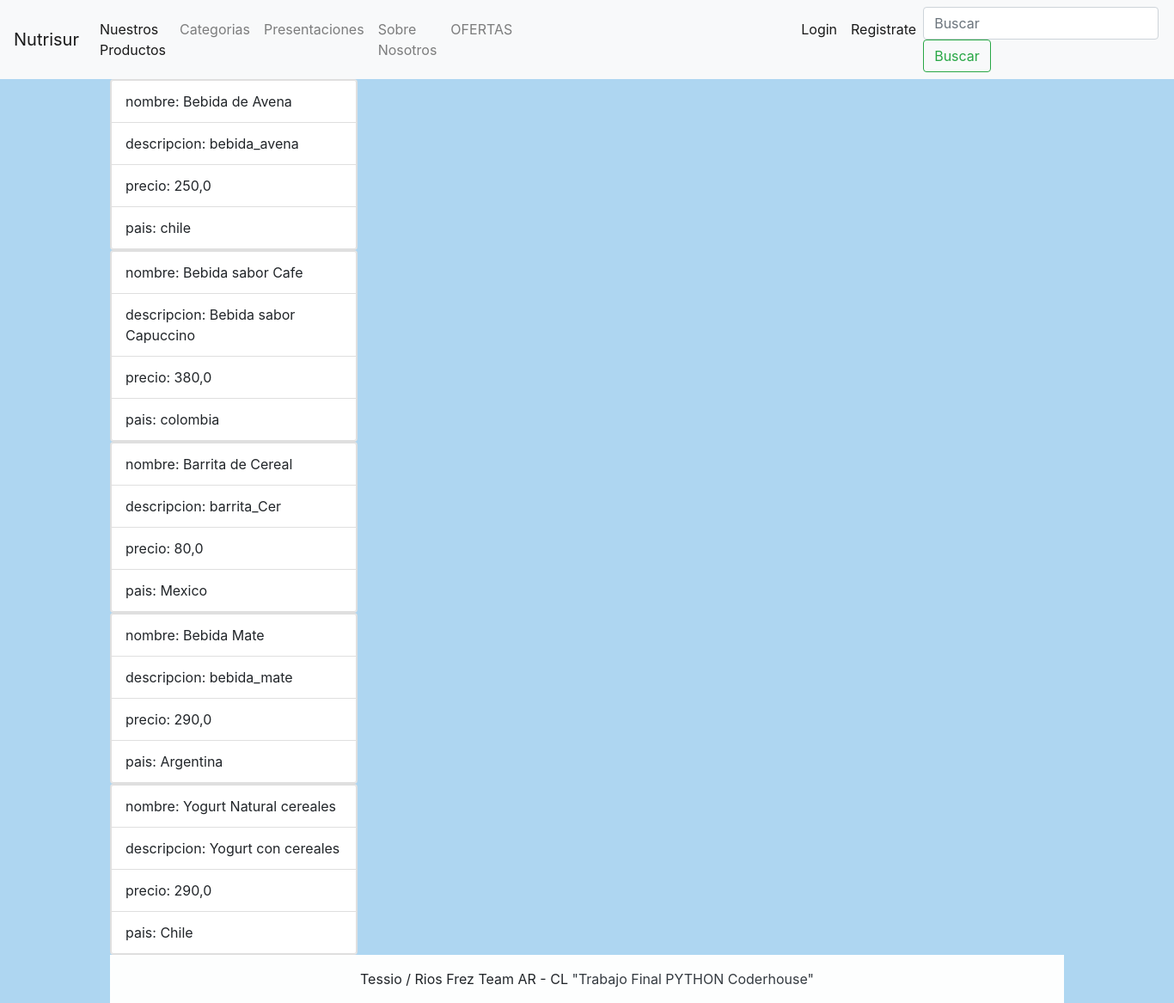
The app's page /Healthdrink/ with its own data.
### nutrisur/models.py (models this page shows)
class Healthdrink(models.Model):
    name = models.CharField(max_length=40)
    description = models.CharField(max_length=500,null=True,blank=True)
    price = models.FloatField()
    country = models.CharField(max_length=40)

### nutrisur/views.py (the view)
# urls.py: path('Healthdrink/', products, name ='Healthdrink'),
def products(request):
    consulta = Healthdrink.objects.all()
    context = {'Healthdrink': consulta}
    return render(request, "healthdrink.html", context=context)

### templates/healthdrink.html (shortened to what this page needs)
{% extends 'base.html' %}
{% block contenido_que_cambia %}
{% for i in Healthdrink %}
<div class="card" style="width: 18rem;">
    <ul class="list-group list-group-light">
      <li class="list-group-item px-3">nombre: {{i.name}}</li>
      <li class="list-group-item px-3">descripcion: {{i.description}} </li>
      <li class="list-group-item px-3">precio: {{i.price}} </li>
      <li class="list-group-item px-3">pais: {{i.country}} </li>
    </ul>
  </div>
{% endfor %}
{% endblock %}

### records on screen
Healthdrink: name "Bebida de Avena", description "bebida_avena", price "250,0", country "chile"
Healthdrink: name "Bebida sabor Cafe", description "Bebida sabor Capuccino", price "380,0", country "colombia"
Healthdrink: name "Barrita de Cereal", description "barrita_Cer", price "80,0", country "Mexico"
Healthdrink: name "Bebida Mate", description "bebida_mate", price "290,0", country "Argentina"
Healthdrink: name "Yogurt Natural cereales", description "Yogurt con cereales", price "290,0", country "Chile"
